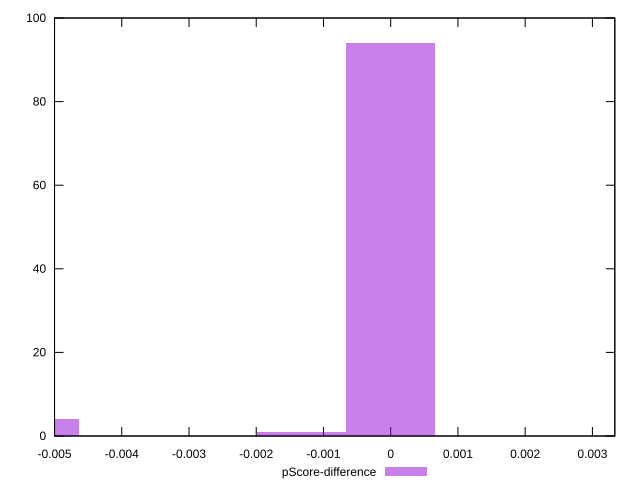

Generate this figure with gnuplot:
reset

$pScoreDifference <<EOF
0 94
0.0039785470434269485 1
-0.005304729391235932 4
-0.001326182347808983 1
EOF

set key outside below
set boxwidth 0.001326182347808983
set xrange [-0.0050000000000000044:0.0033333333333332993]
set yrange [0:100]
set trange [0:100]
set style fill transparent solid 0.5 noborder
set terminal svg size 640, 490 enhanced background rgb 'white'
set output "report/report_00029_2021-02-24T13-36-40.390Z/unminified-javascript/samples/music/pScore-difference/histogram.svg"

plot $pScoreDifference title "pScore-difference" with boxes

reset
